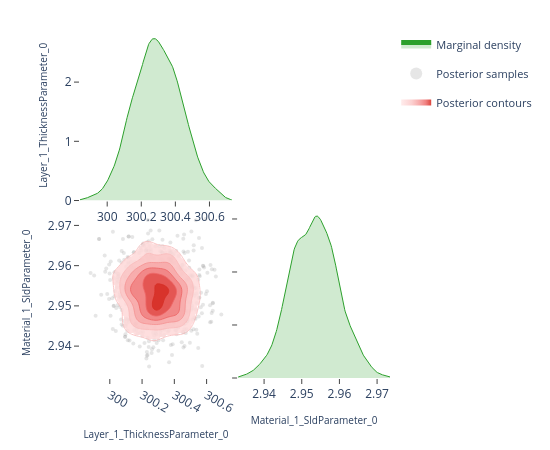

Write notebook code for a chart like this one.
### Code cell
# ---- Pairwise focus: thickness vs SLD ---------------------------------------
# A 2-parameter corner plot zooms in on the joint posterior for a specific
# pair.  This is the same view the EasyReflectometryApp's "2D Heatmap"
# sub-tab uses to inspect parameter degeneracies.


params_of_interest = ['Layer_1_ThicknessParameter_0', 'Material_1_SldParameter_0']
idx = [posterior.param_names.index(p) for p in params_of_interest]
subset_draws = np.asarray(posterior.draws)[:, idx]

fig = plot_corner(subset_draws, params_of_interest)
fig.show()

### Figure 1 — Plotly figure (JSON) as saved in the notebook; plotly's stock layout.template omitted (floating-point values rounded to 4 significant figures; data arrays with more than 128 entries replaced by an {"elided": "..."} marker saying what was removed)
{"data": [{"fill": "tozeroy", "fillcolor": "rgba(44, 160, 44, 0.22)", "hoverinfo": "skip", "legendgroup": "marginal", "line": {"color": "rgb(44, 160, 44)", "width": 1}, "mode": "lines", "name": "Marginal density", "showlegend": true, "type": "scatter", "x": {"elided": "256 float values"}, "xaxis": "x", "y": {"elided": "256 float values"}, "yaxis": "y"}, {"hoverinfo": "skip", "legendgroup": "scatter", "marker": {"color": "rgba(140, 140, 140, 0.22)", "size": 4}, "mode": "markers", "name": "Posterior samples", "showlegend": true, "type": "scatter", "x": {"elided": "880 float values"}, "xaxis": "x3", "y": {"elided": "880 float values"}, "yaxis": "y3", "zorder": 0}, {"colorscale": [[0.0, "rgba(255, 224, 224, 0.62)"], [0.35, "rgba(250, 188, 188, 0.70)"], [0.6, "rgba(245, 148, 148, 0.78)"], [0.82, "rgba(237, 104, 104, 0.84)"], [1.0, "rgba(215, 48, 39, 0.90)"]], "connectgaps": false, "contours": {"coloring": "fill", "end": 148.2, "showlabels": false, "showlines": false, "size": 23.41, "start": 31.21}, "hoverinfo": "skip", "legendgroup": "contour", "name": "Posterior contours", "showlegend": true, "showscale": false, "type": "contour", "x": [299.8, 299.9, 299.9, 299.9, 299.9, 299.9, 299.9, 299.9, 299.9, 299.9, 300.0, 300.0, 300.0, 300.0, 300.0, 300.0, 300.0, 300.0, 300.0, 300.1, 300.1, 300.1, 300.1, 300.1, 300.1, 300.1, 300.1, 300.1, 300.2, 300.2, 300.2, 300.2, 300.2, 300.2, 300.2, 300.2, 300.2, 300.3, 300.3, 300.3, 300.3, 300.3, 300.3, 300.3, 300.3, 300.3, 300.4, 300.4, 300.4, 300.4, 300.4, 300.4, 300.4, 300.4, 300.4, 300.5, 300.5, 300.5, 300.5, 300.5, 300.5, 300.5, 300.5, 300.6, 300.6, 300.6, 300.6, 300.6, 300.6, 300.6, 300.6, 300.6, 300.7, 300.7, 300.7, 300.7, 300.7, 300.7, 300.7, 300.7], "xaxis": "x3", "y": [2.933, 2.934, 2.934, 2.935, 2.935, 2.936, 2.936, 2.937, 2.937, 2.938, 2.938, 2.939, 2.939, 2.94, 2.94, 2.941, 2.941, 2.942, 2.942, 2.943, 2.943, 2.944, 2.944, 2.945, 2.945, 2.946, 2.946, 2.947, 2.947, 2.948, 2.948, 2.949, 2.949, 2.95, 2.95, 2.951, 2.951, 2.952, 2.952, 2.953, 2.954, 2.954, 2.955, 2.955, 2.956, 2.956, 2.957, 2.957, 2.958, 2.958, 2.959, 2.959, 2.96, 2.96, 2.961, 2.961, 2.962, 2.962, 2.963, 2.963, 2.964, 2.964, 2.965, 2.965, 2.966, 2.966, 2.967, 2.967, 2.968, 2.968, 2.969, 2.969, 2.97, 2.97, 2.971, 2.971, 2.972, 2.972, 2.973, 2.973], "yaxis": "y3", "z": {"elided": "80x80 float values"}, "zmax": 148.2, "zmin": 31.21, "zorder": 1}, {"colorscale": [[0.0, "rgba(250, 188, 188, 0.94)"], [0.35, "rgba(250, 188, 188, 0.94)"], [0.35, "rgba(245, 148, 148, 0.95)"], [0.6, "rgba(245, 148, 148, 0.95)"], [0.6, "rgba(237, 104, 104, 0.96)"], [0.82, "rgba(237, 104, 104, 0.96)"], [0.82, "rgba(215, 48, 39, 0.98)"], [1.0, "rgba(215, 48, 39, 0.98)"]], "contours": {"coloring": "lines", "end": 148.2, "showlabels": false, "size": 23.41, "start": 31.21}, "hoverinfo": "skip", "legendgroup": "contour", "line": {"width": 0.9}, "showlegend": false, "showscale": false, "type": "contour", "x": [299.8, 299.9, 299.9, 299.9, 299.9, 299.9, 299.9, 299.9, 299.9, 299.9, 300.0, 300.0, 300.0, 300.0, 300.0, 300.0, 300.0, 300.0, 300.0, 300.1, 300.1, 300.1, 300.1, 300.1, 300.1, 300.1, 300.1, 300.1, 300.2, 300.2, 300.2, 300.2, 300.2, 300.2, 300.2, 300.2, 300.2, 300.3, 300.3, 300.3, 300.3, 300.3, 300.3, 300.3, 300.3, 300.3, 300.4, 300.4, 300.4, 300.4, 300.4, 300.4, 300.4, 300.4, 300.4, 300.5, 300.5, 300.5, 300.5, 300.5, 300.5, 300.5, 300.5, 300.6, 300.6, 300.6, 300.6, 300.6, 300.6, 300.6, 300.6, 300.6, 300.7, 300.7, 300.7, 300.7, 300.7, 300.7, 300.7, 300.7], "xaxis": "x3", "y": [2.933, 2.934, 2.934, 2.935, 2.935, 2.936, 2.936, 2.937, 2.937, 2.938, 2.938, 2.939, 2.939, 2.94, 2.94, 2.941, 2.941, 2.942, 2.942, 2.943, 2.943, 2.944, 2.944, 2.945, 2.945, 2.946, 2.946, 2.947, 2.947, 2.948, 2.948, 2.949, 2.949, 2.95, 2.95, 2.951, 2.951, 2.952, 2.952, 2.953, 2.954, 2.954, 2.955, 2.955, 2.956, 2.956, 2.957, 2.957, 2.958, 2.958, 2.959, 2.959, 2.96, 2.96, 2.961, 2.961, 2.962, 2.962, 2.963, 2.963, 2.964, 2.964, 2.965, 2.965, 2.966, 2.966, 2.967, 2.967, 2.968, 2.968, 2.969, 2.969, 2.97, 2.97, 2.971, 2.971, 2.972, 2.972, 2.973, 2.973], "yaxis": "y3", "z": {"elided": "80x80 float values"}, "zmax": 148.2, "zmin": 31.21, "zorder": 2}, {"fill": "tozeroy", "fillcolor": "rgba(44, 160, 44, 0.22)", "hoverinfo": "skip", "legendgroup": "marginal", "line": {"color": "rgb(44, 160, 44)", "width": 1}, "mode": "lines", "name": "Marginal density", "showlegend": false, "type": "scatter", "x": {"elided": "256 float values"}, "xaxis": "x4", "y": {"elided": "256 float values"}, "yaxis": "y4"}], "layout": {"height": 450, "legend": {"font": {"size": 11}, "itemsizing": "constant", "orientation": "v", "x": 1.02, "xanchor": "left", "y": 1.0, "yanchor": "top"}, "margin": {"b": 60, "l": 80, "r": 160, "t": 30}, "plot_bgcolor": "white", "showlegend": true, "width": 550, "xaxis": {"anchor": "y", "domain": [0.0, 0.49], "showgrid": false, "ticks": "outside", "zeroline": false}, "xaxis2": {"anchor": "y2", "domain": [0.51, 1.0], "showgrid": false, "ticks": "outside", "visible": false, "zeroline": false}, "xaxis3": {"anchor": "y3", "domain": [0.0, 0.49], "showgrid": false, "ticks": "outside", "title": {"font": {"size": 10}, "text": "Layer_1_ThicknessParameter_0"}, "zeroline": false}, "xaxis4": {"anchor": "y4", "domain": [0.51, 1.0], "showgrid": false, "ticks": "outside", "title": {"font": {"size": 10}, "text": "Material_1_SldParameter_0"}, "zeroline": false}, "yaxis": {"anchor": "x", "domain": [0.51, 1.0], "showgrid": false, "ticks": "outside", "title": {"font": {"size": 10}, "text": "Layer_1_ThicknessParameter_0"}, "zeroline": false}, "yaxis2": {"anchor": "x2", "domain": [0.51, 1.0], "showgrid": false, "ticks": "outside", "visible": false, "zeroline": false}, "yaxis3": {"anchor": "x3", "domain": [0.0, 0.49], "showgrid": false, "ticks": "outside", "title": {"font": {"size": 10}, "text": "Material_1_SldParameter_0"}, "zeroline": false}, "yaxis4": {"anchor": "x4", "domain": [0.0, 0.49], "showgrid": false, "showticklabels": false, "ticks": "outside", "zeroline": false}}}
